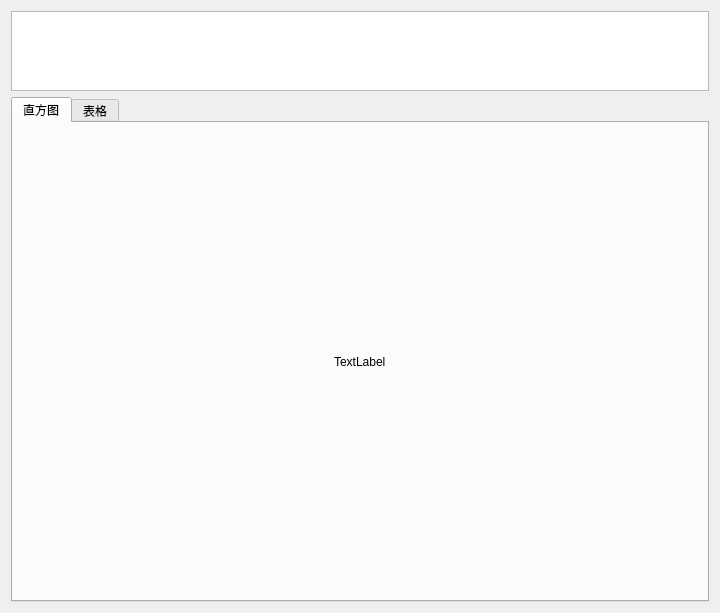
<?xml version="1.0" encoding="UTF-8"?>
<ui version="4.0">
 <class>NctiMeshQualityDlg</class>
 <widget class="QDialog" name="NctiMeshQualityDlg">
  <property name="geometry">
   <rect>
    <x>0</x>
    <y>0</y>
    <width>720</width>
    <height>613</height>
   </rect>
  </property>
  <property name="windowTitle">
   <string>网格质量</string>
  </property>
  <layout class="QGridLayout" name="gridLayout">
   <item row="1" column="1">
    <widget class="QTabWidget" name="tabWidget">
     <property name="currentIndex">
      <number>0</number>
     </property>
     <widget class="QWidget" name="tab">
      <attribute name="title">
       <string>直方图</string>
      </attribute>
      <layout class="QGridLayout" name="gridLayout_2">
       <item row="0" column="2">
        <spacer name="horizontalSpacer_2">
         <property name="orientation">
          <enum>Qt::Horizontal</enum>
         </property>
         <property name="sizeHint" stdset="0">
          <size>
           <width>40</width>
           <height>20</height>
          </size>
         </property>
        </spacer>
       </item>
       <item row="0" column="1">
        <widget class="QLabel" name="lab">
         <property name="text">
          <string>TextLabel</string>
         </property>
        </widget>
       </item>
       <item row="1" column="0" colspan="3">
        <layout class="QHBoxLayout" name="horizontalLayout"/>
       </item>
       <item row="0" column="0">
        <spacer name="horizontalSpacer">
         <property name="orientation">
          <enum>Qt::Horizontal</enum>
         </property>
         <property name="sizeHint" stdset="0">
          <size>
           <width>40</width>
           <height>20</height>
          </size>
         </property>
        </spacer>
       </item>
      </layout>
     </widget>
     <widget class="QWidget" name="tab_2">
      <attribute name="title">
       <string>表格</string>
      </attribute>
      <layout class="QGridLayout" name="gridLayout_3">
       <item row="0" column="0">
        <spacer name="horizontalSpacer_3">
         <property name="orientation">
          <enum>Qt::Horizontal</enum>
         </property>
         <property name="sizeHint" stdset="0">
          <size>
           <width>40</width>
           <height>20</height>
          </size>
         </property>
        </spacer>
       </item>
       <item row="1" column="0" colspan="3">
        <widget class="QTableWidget" name="tableWidget"/>
       </item>
       <item row="0" column="1">
        <widget class="QLabel" name="lab2">
         <property name="text">
          <string>TextLabel</string>
         </property>
        </widget>
       </item>
       <item row="0" column="2">
        <spacer name="horizontalSpacer_4">
         <property name="orientation">
          <enum>Qt::Horizontal</enum>
         </property>
         <property name="sizeHint" stdset="0">
          <size>
           <width>40</width>
           <height>20</height>
          </size>
         </property>
        </spacer>
       </item>
      </layout>
     </widget>
    </widget>
   </item>
   <item row="0" column="1">
    <widget class="QListView" name="listView">
     <property name="sizePolicy">
      <sizepolicy hsizetype="Expanding" vsizetype="Fixed">
       <horstretch>0</horstretch>
       <verstretch>0</verstretch>
      </sizepolicy>
     </property>
     <property name="maximumSize">
      <size>
       <width>16777215</width>
       <height>80</height>
      </size>
     </property>
    </widget>
   </item>
   <item row="0" column="0" rowspan="2">
    <layout class="QVBoxLayout" name="verticalLayout"/>
   </item>
  </layout>
 </widget>
 <resources/>
 <connections/>
</ui>
